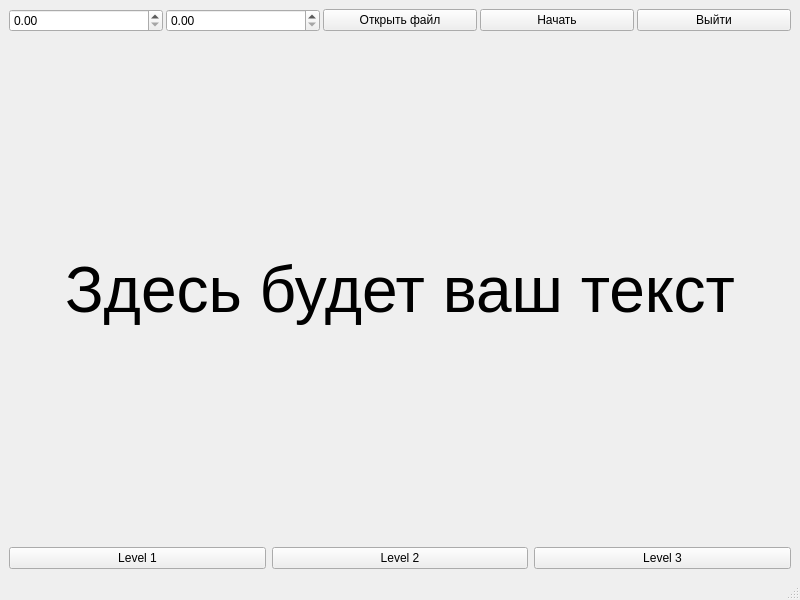
<?xml version="1.0" encoding="UTF-8"?>
<ui version="4.0">
 <class>MainWindow</class>
 <widget class="QMainWindow" name="MainWindow">
  <property name="geometry">
   <rect>
    <x>0</x>
    <y>0</y>
    <width>800</width>
    <height>600</height>
   </rect>
  </property>
  <property name="minimumSize">
   <size>
    <width>0</width>
    <height>600</height>
   </size>
  </property>
  <property name="windowTitle">
   <string>MainWindow</string>
  </property>
  <widget class="QWidget" name="centralwidget">
   <layout class="QVBoxLayout" name="verticalLayout">
    <item>
     <layout class="QHBoxLayout" name="horizontalLayout">
      <property name="spacing">
       <number>3</number>
      </property>
      <item>
       <widget class="QDoubleSpinBox" name="spinBox"/>
      </item>
      <item>
       <widget class="QDoubleSpinBox" name="SpinBox_2"/>
      </item>
      <item>
       <widget class="QPushButton" name="OpenFile">
        <property name="text">
         <string>Открыть файл</string>
        </property>
       </widget>
      </item>
      <item>
       <widget class="QPushButton" name="Start">
        <property name="text">
         <string>Начать</string>
        </property>
       </widget>
      </item>
      <item>
       <widget class="QPushButton" name="Stop">
        <property name="text">
         <string>Выйти</string>
        </property>
       </widget>
      </item>
     </layout>
    </item>
    <item>
     <widget class="QLabel" name="label">
      <property name="font">
       <font>
        <pointsize>48</pointsize>
       </font>
      </property>
      <property name="text">
       <string>Здесь будет ваш текст</string>
      </property>
      <property name="alignment">
       <set>Qt::AlignCenter</set>
      </property>
     </widget>
    </item>
    <item>
     <layout class="QHBoxLayout" name="horizontalLayout_2">
      <item>
       <widget class="QPushButton" name="Level1">
        <property name="text">
         <string>Level 1</string>
        </property>
       </widget>
      </item>
      <item>
       <widget class="QPushButton" name="Level2">
        <property name="text">
         <string>Level 2</string>
        </property>
       </widget>
      </item>
      <item>
       <widget class="QPushButton" name="Level3">
        <property name="text">
         <string>Level 3</string>
        </property>
       </widget>
      </item>
     </layout>
    </item>
   </layout>
  </widget>
  <widget class="QMenuBar" name="menubar">
   <property name="geometry">
    <rect>
     <x>0</x>
     <y>0</y>
     <width>800</width>
     <height>22</height>
    </rect>
   </property>
  </widget>
  <widget class="QStatusBar" name="statusbar"/>
 </widget>
 <resources/>
 <connections/>
</ui>
